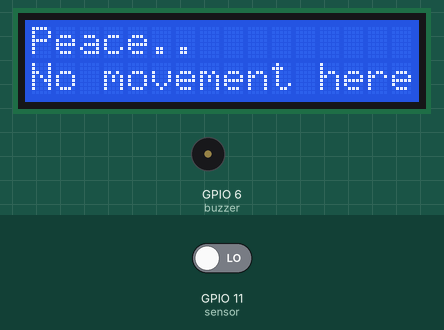
Bench run of a sketch on a simulated ESP32-S3. Parts: 16×2 character LCD, buzzer (waves = sounding, pin HIGH). The test bench sets the inputs (shaded band); at power-on: GPIO 11 (sensor) LOW.

Above: at 3.2 s.
3.3 s: GPIO 11 (sensor) driven HIGH
At 4.6 s:
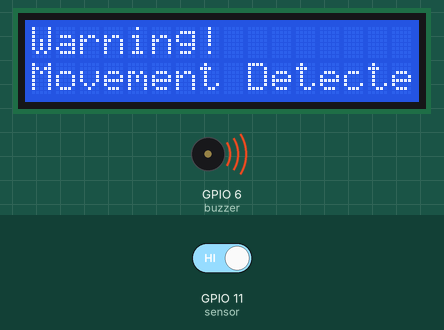
5.1 s: GPIO 11 (sensor) driven LOW
At 7.7 s:
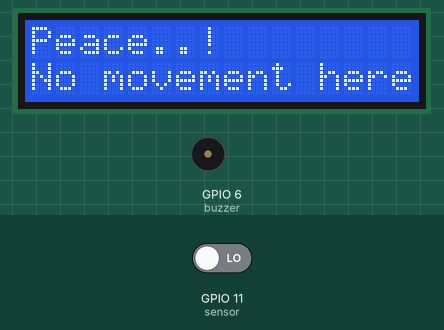
Timing chart, 0 to 9.2 s (numbered marks = the images above; inputs shaded):
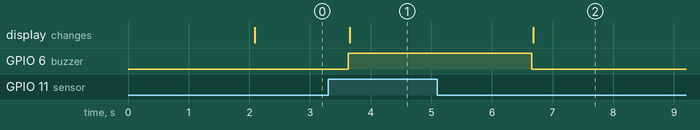

The sketch:

HomeSecurityAlarm.ino
```cpp
#include <Wire.h>
#include <LiquidCrystal_I2C.h>

LiquidCrystal_I2C lcd(0x27, 16, 2);  //My LCD address is 0x27

// Define sensor and buzzer pins
const int sensor = 11;
const int buzzer = 6;

void setup() {
  Wire.begin(8, 9);  //Specify SDA and SCL pins

  lcd.init();  //initialize the LCD
  lcd.backlight();  //Turn on Backlight of LCD

  pinMode(sensor, INPUT);
  pinMode(buzzer, OUTPUT);


  digitalWrite(buzzer, LOW);
  delay(2000);
}

void loop() {
  int movement = digitalRead(sensor);

  if (movement == HIGH) {
    digitalWrite(buzzer, HIGH);
    lcd.setCursor(0, 0);
    lcd.print("Warning!");
    lcd.setCursor(0, 1);
    lcd.print("Movement Detected.");
    delay(3000);
  }
  else {
    digitalWrite(buzzer, LOW);
    lcd.setCursor(0, 0);
    lcd.print("Peace..");
    lcd.setCursor(0, 1);
    lcd.print("No movement here.");
    delay(500);
  }
}
```

Measured:
- after the input at 3.3 s, GPIO 6 (buzzer): LOW → HIGH after 0.33 s; the display: changes after 0.36 s (image 1)
- after the input at 5.1 s, GPIO 6 (buzzer): HIGH → LOW after 1.6 s; the display: changes after 1.6 s (image 2)
